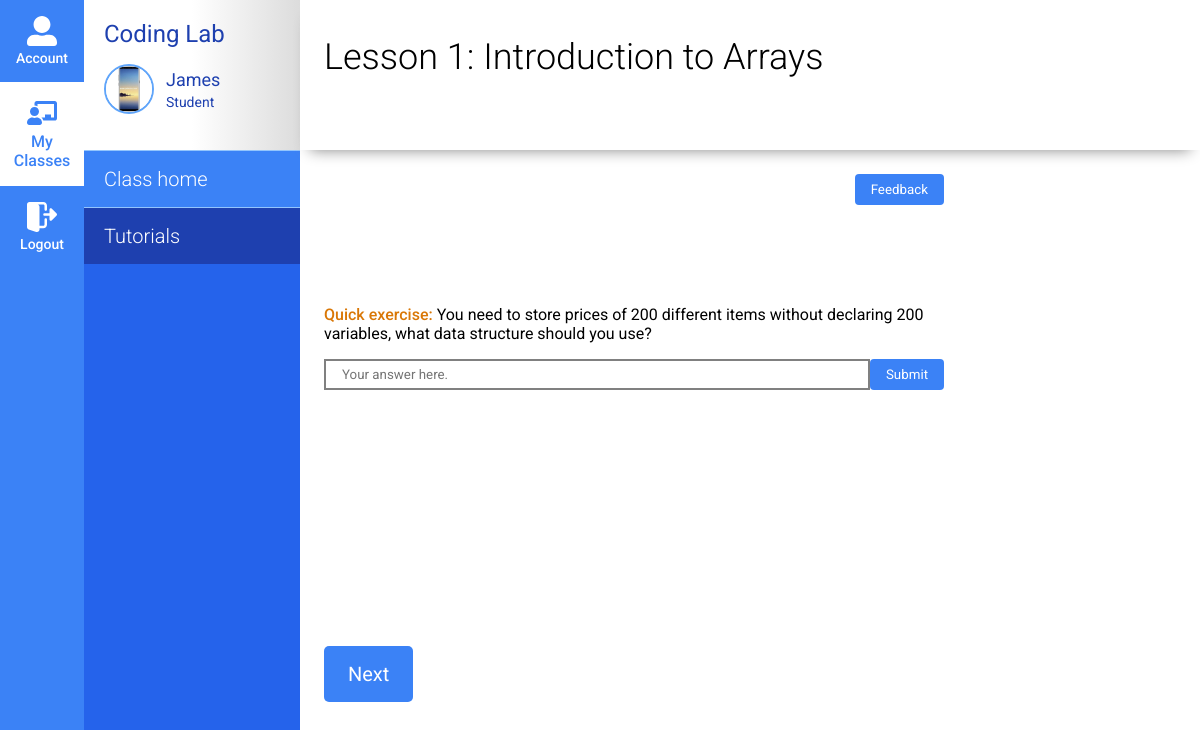
Page /tutorial/25/lesson/6/ (signed in) on the committed database.
### student/models.py (models this page shows, shortened)
class StudentProfile(models.Model):
    user = models.OneToOneField(settings.AUTH_USER_MODEL,
                                on_delete=models.CASCADE)
    phone = models.CharField(max_length=50)
    photo = models.ImageField(upload_to='profile')
    class_enrolled = models.ManyToManyField(Class,
                                        related_name='enrolled_in',
                                        blank=True)

class Lesson(models.Model):
    tutorial = models.ForeignKey(Tutorial, on_delete=models.CASCADE)
    title = models.CharField(max_length=400)
    order = models.IntegerField()
    markdown = models.TextField()
    exercise_question = models.TextField(blank=True)
    exercise_ans = models.TextField(blank=True)
    date_created = models.DateField(auto_now_add=True)

### student/views.py (the view)
# urls.py: path('tutorial/<int:assignment_id>/lesson/<int:id>/', views.lesson, name='lesson'),
@login_required
def lesson(request, id, assignment_id):
    profile = StudentProfile.objects.get(user=request.user)
    tutorial = get_object_or_404(Assignment, id=assignment_id).tutorial
    lesson = Lesson.objects.get(id=id)
    next_lesson = tutorial.get_next_lesson(id=lesson.id)
    prev_lesson = tutorial.get_prev_lesson(id=lesson.id)
    context = {
        'lesson': lesson,
        'next': next_lesson,
        'prev': prev_lesson,
        'profile': profile,
    }
    return render(request, 'lesson.html', context)

### student/models.py (called while the page is built)
    def get_next_lesson(self, id):
        lessons = Lesson.objects.filter(tutorial=self)
        lessons_size = len(lessons)
        for i in range(lessons_size):
            if lessons[i].id == id:
                if i == lessons_size - 1:
                    return None
                return lessons[i + 1]
        return None

    def get_prev_lesson(self, id):
        lessons = Exercise.objects.filter(tutorial=self)
        lessons_size = len(lessons)
        for i in range(lessons_size):
            if lessons[i].id == id:
                if i == 0:
                    return None
                return lessons[i - 1]
        return None

### student/templates/lesson.html (shortened to what this page needs)
{% load static %}
<html lang="en">
<head>
  <link rel="stylesheet" href="{% static 'css/layout.css' %}">
  <link rel="stylesheet" href="{% static 'css/lesson.css' %}">
  <link rel="stylesheet" href="{% static 'vendor/prism.css' %}">
</head>
<body>
<div class="sidenav">
  <div class="sidenav-link">
    <a href="{% url 'account' %}">
      <div class="navi-icon">
      </div>
      Account
    </a>
  </div>
  <div class="sidenav-link active">
      <div class="navi-icon"></div>
      My Classes
  </div>
  <div class="sidenav-link">
    <a href="{% url 'logout' %}">
      <div class="navi-icon">
      </div>
      Logout
    </a>
  </div>
</div>
<div class="widenav">
  <div class="widenav-brand">
    <h2 class="widenav-brand--title-coding">Coding Lab</h2>
    <div class="profile-container">
      <img src="{{ profile.photo.url }}" alt="" class="profile-photo">
      <div class="profile-text-container">
        <p class="profile-username">{{ profile.user.username }}</p>
        <p class="profile-role">
          {% if profile.role == 'I' %}
            Instructor
          {% else %}
            Student
          {% endif %}
        </p>
      </div>
    </div>
  </div>
  <div class="widenav-links">
    <div class="widenav-link">
      <a href="{% url 'classes' %}">Class home</a>
    </div>
    <div class="widenav-link active">
      <a href="#">Tutorials</a>
    </div>
  </div>
</div>
<div class="content">
  <nav class="content--nav">
    <h1 class="content--nav-title">Lesson {{ lesson.order }}: {{ lesson.title }}</h1>
  </nav>
  <div class="feedback-bar">
    <button class="feedback-btn" id="feedback-btn" onclick="handleOpenFeedback(event)">Feedback</button>
  </div>
  <div class="content--content">
    <div class="quick-exercise">
      <p class="quick-exercise--question">
        <span class="quick-exercise--indicator">Quick exercise: </span>
        <span>{{ lesson.exercise_question }}</span>
      </p>
      <div class="quick-exercise--answer">
        <input type="text" name="" id="quick-ex-ans" placeholder="Your answer here.">
        <input type="submit" value="Submit" onclick="submit()">
      </div>
    </div>
    <div class="next-buttons">
      {% if next != None %}
        <button class="next-button"><a href="">Next</a></button>
      {% endif %}
    </div>
  </div>
</div>
</body>

### student/static/css/layout.css (style rules this page uses)
* { font-family: 'Roboto', sans-serif; box-sizing: border-box; }
body { display: flex; margin: 0; }
a { text-decoration: none; }
p, h1, h2, h3, h4, h5, h6 { margin: 0 }
.sidenav { display: flex; flex-direction: column; flex-basis: 7%; background-color: #3B82F6; color: white; text-align: center; font-weight: 500; }
.sidenav-link { cursor: pointer; padding: 16px 8px; }
.sidenav-link.active, .sidenav-link.active .navi-icon, .sidenav-link.active a { color: #3B82F6; background-color: white; }
.navi-icon { color: white; font-size: 30px; display: flex; justify-content: center; margin-bottom: 4px; }
.sidenav-link a { font-size: 14px; text-decoration: none; color: white; }
.widenav { flex-basis: 18%; color: white; background-color: #2563EB; }
.widenav-brand { display: flex; flex-direction: column; padding: 0 20px; background: linear-gradient(90deg, rgb(255, 255, 255) 50%, rgb(220, 220, 220) 100%); height: 150px; justify-content: center; }
.widenav-brand--title-coding { font-size: 24px; color: #1E40AF; margin: 0; font-weight: 400; }
.profile-container { display: flex; padding: 16px 0; align-items: center; }
.profile-photo { border-radius: 50%; border: 2px solid #60A5FA; width: 50px; height: 50px; }
.profile-text-container { padding-left: 12px; }
.profile-username { color: #1E40AF; font-size: 18px; }
.profile-role { font-size: 14px; color: #1E40AF; margin-top: 4px; }
.widenav-links { background-color: #2563EB; }
.widenav-link { background-color: #3B82F6; border-top: 1px solid #93C5FD; padding: 16px 20px; cursor: pointer; font-size: 20px; font-weight: 300; }
.widenav-link.active { background-color: #1E40AF; }
.widenav-link a { color: white; }
.content { flex: 1; }
.content--nav { height: 150px; padding-top: 36px; padding-left: 24px; box-shadow: 0 10px 14px -10px #858585; }
.content--nav-title { font-size: 36px; font-weight: 300; margin-bottom: 24px; }
.content--content { display: flex; flex-wrap: wrap; padding: 24px; }

### student/static/css/lesson.css (style rules this page uses)
.content--content { display: block; padding: 36px 256px 36px 24px; }
.quick-exercise--question { margin-bottom: 16px; }
.quick-exercise--indicator { color: #D97706; font-weight: 500; }
.quick-exercise--answer { display: flex; align-items: center; }
.quick-exercise--answer input[type=text] { display: block; border: 2px solid gray; padding: 6px 16px; flex-basis: 88%; }
.quick-exercise--answer input[type=submit], .feedback-btn { display: block; padding: 8px 16px; color: white; background-color: #3B82F6; border: none; border-radius: 4px; cursor: pointer; margin-left: auto; }
.next-buttons { display: flex; justify-content: space-between; margin-top: 256px; }
.next-buttons a { text-decoration: none; color: white; font-size: 20px; }
.next-buttons button { padding: 16px 24px; border: none; color: white; background-color: #3B82F6; border-radius: 5px; cursor: pointer; }
.feedback-bar { padding-top: 24px; padding-left: 24px; padding-right: 256px; }

### rows in the picture
StudentProfile: photo (picture), user.username "James"
Lesson: order "1", title "Introduction to Arrays", exercise_question "You need to store prices of 200 different items without declaring 200 variables, what data structure should you use?"
